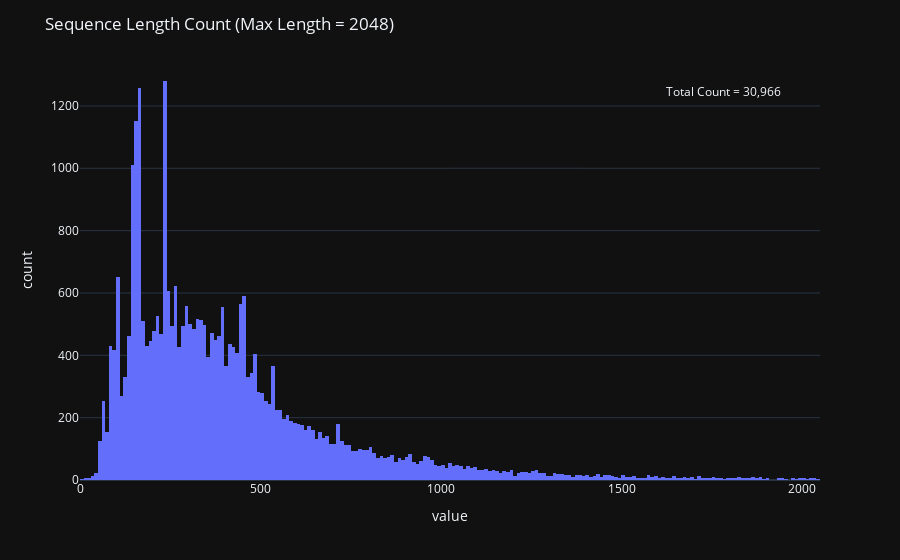

Notebook code for this chart:
### Code cell
fig = plot_histo_with_tot_count(
    series=sequence_length[sequence_length <= 2048],
    title='Sequence Length Count (Max Length = 2048)'
)
fig.show()

### Figure 1 — Plotly figure (JSON) as saved in the notebook; plotly's stock layout.template omitted (floating-point values rounded to 4 significant figures; data arrays with more than 128 entries replaced by an {"elided": "..."} marker saying what was removed)
{"data": [{"alignmentgroup": "True", "bingroup": "x", "hovertemplate": "variable=protein_sequence<br>value=%{x}<br>count=%{y}<extra></extra>", "legendgroup": "protein_sequence", "marker": {"color": "#636efa", "pattern": {"shape": ""}}, "name": "protein_sequence", "offsetgroup": "protein_sequence", "orientation": "v", "showlegend": true, "type": "histogram", "x": {"elided": "30966 int values"}, "xaxis": "x", "yaxis": "y"}], "layout": {"annotations": [{"showarrow": false, "text": "Total Count = 30,966", "x": 0.95, "xref": "paper", "y": 0.95, "yref": "paper"}], "barmode": "relative", "legend": {"title": {"text": "variable"}, "tracegroupgap": 0}, "margin": {"t": 60}, "showlegend": false, "title": {"text": "Sequence Length Count (Max Length = 2048)"}, "xaxis": {"anchor": "y", "domain": [0, 1], "title": {"text": "value"}}, "yaxis": {"anchor": "x", "domain": [0, 1], "title": {"text": "count"}}}}
